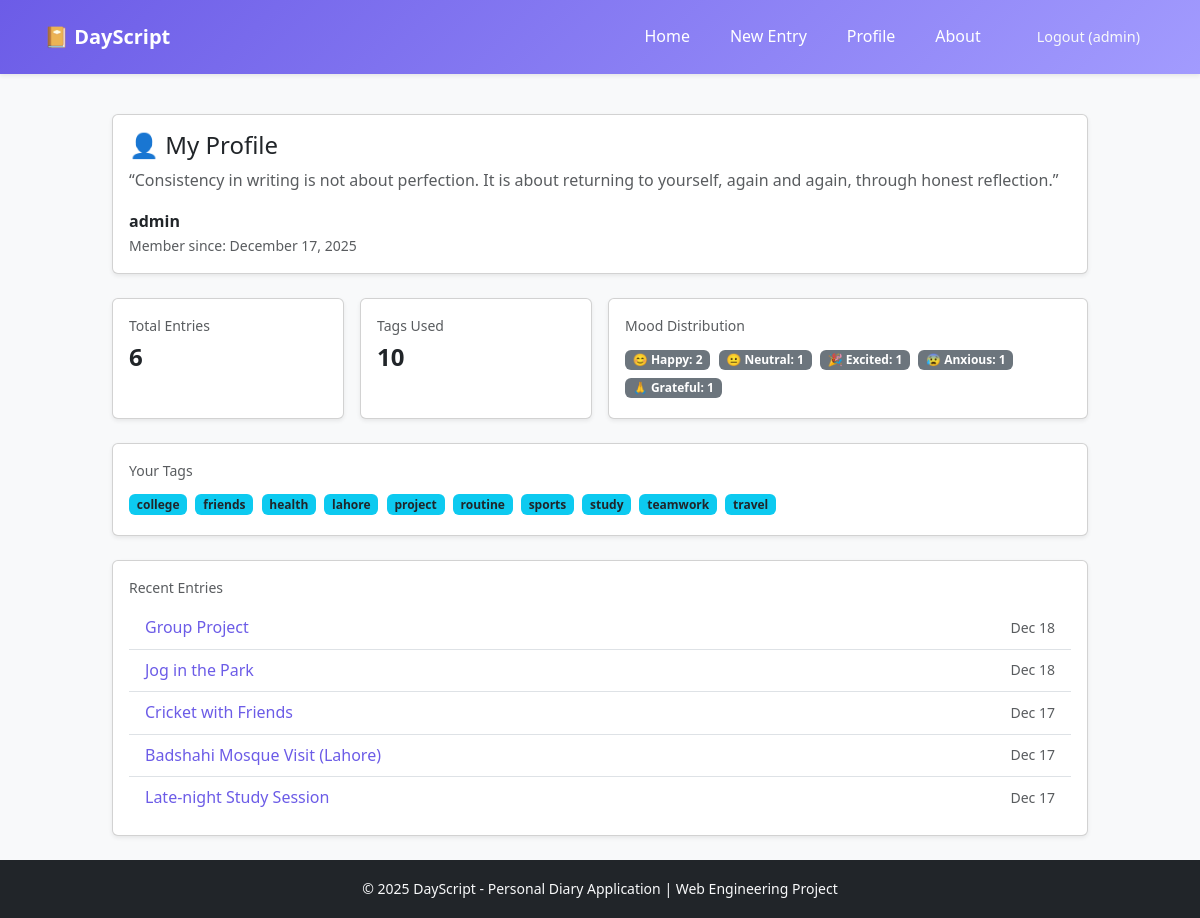
/profile/ (signed in), run on the app's committed database.
### diary/models.py (models this page shows, shortened)
class Tag(models.Model):
    name = models.CharField(max_length=50, unique=True)
    created_at = models. DateTimeField(auto_now_add=True)
    class Meta:
        ordering = ['name']
        verbose_name = 'Tag'
        verbose_name_plural = 'Tags'

class DiaryEntry(models. Model):
    MOOD_CHOICES = [
        ('happy', '😊 Happy'),
        ('sad', '😢 Sad'),
        ('neutral', '😐 Neutral'),
        ('excited', '🎉 Excited'),
        ('anxious', '😰 Anxious'),
        ('grateful', '🙏 Grateful'),
        ('angry', '😠 Angry'),
        ('peaceful', '😌 Peaceful'),
    ]
    user = models.ForeignKey(
        User,
        on_delete=models.CASCADE,
        related_name='diary_entries'
    )
    title = models.CharField(max_length=200)
    content = models.TextField()
    mood = models.CharField(
        max_length=20,
        choices=MOOD_CHOICES,
        default='neutral'
    )
    tags = models.ManyToManyField(
        Tag,
        blank=True,
        related_name='entries'
    )
    created_at = models.DateTimeField(default=timezone.now)
    updated_at = models.DateTimeField(auto_now=True)
    class Meta:
        ordering = ['-created_at']
        verbose_name = 'Diary Entry'
        verbose_name_plural = 'Diary Entries'

### diary/views.py (the view)
# urls.py: path('profile/', views.profile, name='profile'),
@login_required
def profile(request):
    user = request.user
    entries = DiaryEntry.objects.filter(user=user)
    total_entries = entries.count()
    mood_stats = {}
    for mood, label in DiaryEntry.MOOD_CHOICES:
        count = entries.filter(mood=mood).count()
        if count > 0:
            mood_stats[label] = count
    user_tags = Tag.objects.filter(entries__user=user).distinct()
    recent_entries = entries[:5]
    context = {
        'total_entries': total_entries,
        'mood_stats': mood_stats,
        'user_tags': user_tags,
        'recent_entries': recent_entries,
    }
    return render(request, 'diary/profile.html', context)

### diary/templates/diary/profile.html (shortened to what this page needs)
{% extends 'diary/base.html' %}
{% block content %}
<div class="row justify-content-center">
    <div class="col-lg-10 col-md-11">
        <div class="card shadow-sm mb-4">
            <div class="card-body">
                <h1 class="h4 mb-2">👤 My Profile</h1>
                <p class="text-muted mb-3">“Consistency in writing is not about perfection. It is about returning to yourself, again and again, through honest reflection.”</p>
                <div class="d-flex flex-wrap align-items-center gap-3">
                    <div>
                        <div class="fw-bold">{{ user.username }}</div>
                        <div class="text-muted small">Member since: {{ user.date_joined|date:"F d, Y" }}</div>
                    </div>
                </div>
            </div>
        </div>
        <div class="row g-3 mb-4">
            <div class="col-md-3">
                <div class="card shadow-sm h-100">
                    <div class="card-body">
                        <div class="text-muted small">Total Entries</div>
                        <div class="fs-4 fw-bold">{{ total_entries }}</div>
                    </div>
                </div>
            </div>
            <div class="col-md-3">
                <div class="card shadow-sm h-100">
                    <div class="card-body">
                        <div class="text-muted small">Tags Used</div>
                        <div class="fs-4 fw-bold">{{ user_tags.count }}</div>
                    </div>
                </div>
            </div>
            <div class="col-md-6">
                <div class="card shadow-sm h-100">
                    <div class="card-body">
                        <div class="text-muted small mb-2">Mood Distribution</div>
                        {% if mood_stats %}
                            {% for mood, count in mood_stats.items %}
                                <span class="badge bg-secondary me-1 mb-1">{{ mood }}: {{ count }}</span>
                            {% endfor %}
                        {% else %}
                            <span class="text-muted">No moods yet.</span>
                        {% endif %}
                    </div>
                </div>
            </div>
        </div>
        {% if user_tags %}
        <div class="card shadow-sm mb-4">
            <div class="card-body">
                <div class="text-muted small mb-2">Your Tags</div>
                {% for tag in user_tags %}
                    <span class="badge bg-info text-dark me-1 mb-1">{{ tag.name }}</span>
                {% endfor %}
            </div>
        </div>
        {% endif %}
        {% if recent_entries %}
        <div class="card shadow-sm">
            <div class="card-body">
                <div class="text-muted small mb-2">Recent Entries</div>
                <ul class="list-group list-group-flush">
                    {% for entry in recent_entries %}
                    <li class="list-group-item d-flex justify-content-between align-items-center">
                        <a href="{% url 'entry_detail' entry.pk %}">{{ entry.title }}</a>
                        <span class="text-muted small">{{ entry.created_at|date:"M d" }}</span>
                    </li>
                    {% endfor %}
                </ul>
            </div>
        </div>
        {% endif %}
    </div>
</div>
{% endblock %}

### diary/templates/diary/base.html (shortened to what this page needs)
<!DOCTYPE html>
<html lang="en">
<head>
    {% load static %}
    <link href="https://cdn.jsdelivr.net/npm/bootstrap@5.3.3/dist/css/bootstrap.min.css" rel="stylesheet">
    <link rel="stylesheet" href="{% static 'css/style.css' %}">
</head>
<body class="bg-light">
    <nav class="navbar navbar-expand-lg navbar-dark bg-primary shadow-sm">
        <div class="container">
            <a class="navbar-brand fw-bold" href="{% url 'home' %}">📔 DayScript</a>
            <div class="collapse navbar-collapse justify-content-end" id="navbarNav">
                <div class="navbar-nav nav-links">
                    {% if user.is_authenticated %}
                        <a class="nav-link" href="{% url 'home' %}">Home</a>
                        <a class="nav-link" href="{% url 'entry_create' %}">New Entry</a>
                        <a class="nav-link" href="{% url 'profile' %}">Profile</a>
                        <a class="nav-link" href="{% url 'about' %}">About</a>
                        <form action="{% url 'logout' %}" method="post" class="d-inline logout-form ms-2">
                            <button type="submit" class="btn btn-sm btn-outline-light">Logout ({{ user.username }})</button>
                        </form>
                    {% else %}
                        <a class="nav-link" href="{% url 'home' %}">Home</a>
                        <a class="nav-link" href="{% url 'about' %}">About</a>
                        <a class="nav-link" href="{% url 'login' %}">Login</a>
                        <a class="nav-link" href="{% url 'register' %}">Register</a>
                    {% endif %}
                </div>
            </div>
        </div>
    </nav>
    <main class="container my-4">
        {% block content %}{% endblock %}
    </main>
    <footer class="footer bg-dark text-light py-3 mt-auto">
        <div class="container text-center">
            <small>&copy; 2025 DayScript - Personal Diary Application | Web Engineering Project</small>
        </div>
    </footer>
</body>
</html>

### static/css/style.css (style rules this page uses)
:root { --primary-color: #6c5ce7; --primary-dark: #5b4cdb; --secondary-color: #a29bfe; --accent-color: #fd79a8; --success-color: #00b894; --warning-color: #fdcb6e; --danger-color: #d63031; --dark-color: #2d3436; --light-color: #dfe6e9; --white: #ffffff; --background: #f8f9fa; --card-shadow: 0 2px 10px rgba(0, 0, 0, 0.1); --border-radius: 10px; }
* { margin: 0; padding: 0; box-sizing: border-box; }
body { font-family: 'Segoe UI', Tahoma, Geneva, Verdana, sans-serif; background-color: var(--background); color: var(--dark-color); line-height: 1.6; min-height: 100vh; display: flex; flex-direction: column; }
a { text-decoration: none; color: var(--primary-color); }
.navbar { background: linear-gradient(135deg, var(--primary-color), var(--secondary-color)); padding: 1rem 2rem; box-shadow: var(--card-shadow); }
.nav-links { display: flex; gap: 1. 5rem; }
.nav-links a { color: var(--white); font-weight: 500; transition: opacity 0.3s; }
.nav-links { display: flex; gap: 1.5rem; align-items: center; }
.logout-form { display: inline-block; }
.container { max-width: 1200px; margin: 0 auto; }
.btn { display: inline-block; padding: 0.5rem 1rem; border: none; border-radius: 5px; cursor: pointer; font-size: 0.9rem; font-weight: 500; transition: all 0.3s; text-align: center; }
.footer { background: var(--dark-color); color: var(--light-color); text-align: center; padding: 1. 5rem; margin-top: auto; }

### data on the page
Tag: name "college"
Tag: name "friends"
Tag: name "health"
Tag: name "lahore"
Tag: name "project"
Tag: name "routine"
Tag: name "sports"
Tag: name "study"
Tag: name "teamwork"
Tag: name "travel"
DiaryEntry: title "Group Project", created_at "Dec 18"
DiaryEntry: title "Jog in the Park", created_at "Dec 18"
DiaryEntry: title "Cricket with Friends", created_at "Dec 17"
DiaryEntry: title "Badshahi Mosque Visit (Lahore)", created_at "Dec 17"
DiaryEntry: title "Late-night Study Session", created_at "Dec 17"

### other printed values
{{ user.username }} "admin"
{{ user.date_joined|date:"F d, Y" }} "December 17, 2025"
{{ total_entries }} "6"
{{ user_tags.count }} "10"
{{ mood }} "😊 Happy" "😐 Neutral" "🎉 Excited" "😰 Anxious" "🙏 Grateful"
{{ count }} "2" "1" "1" "1" "1"
